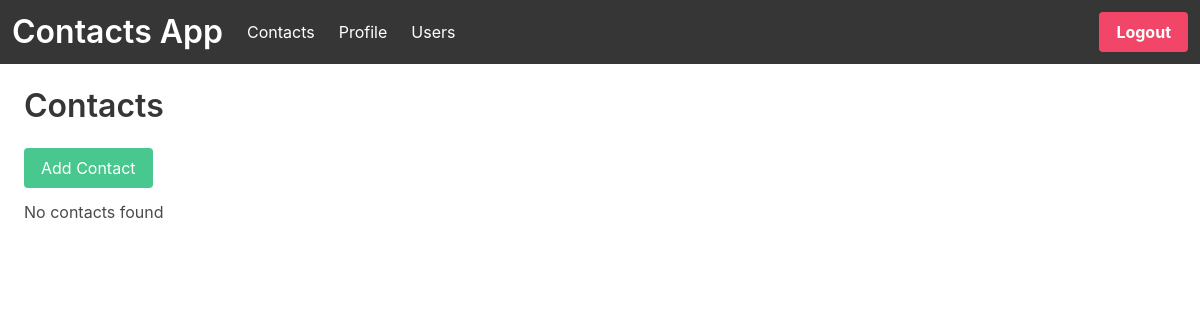
The page /contacts (signed in) on the database as committed earlier.
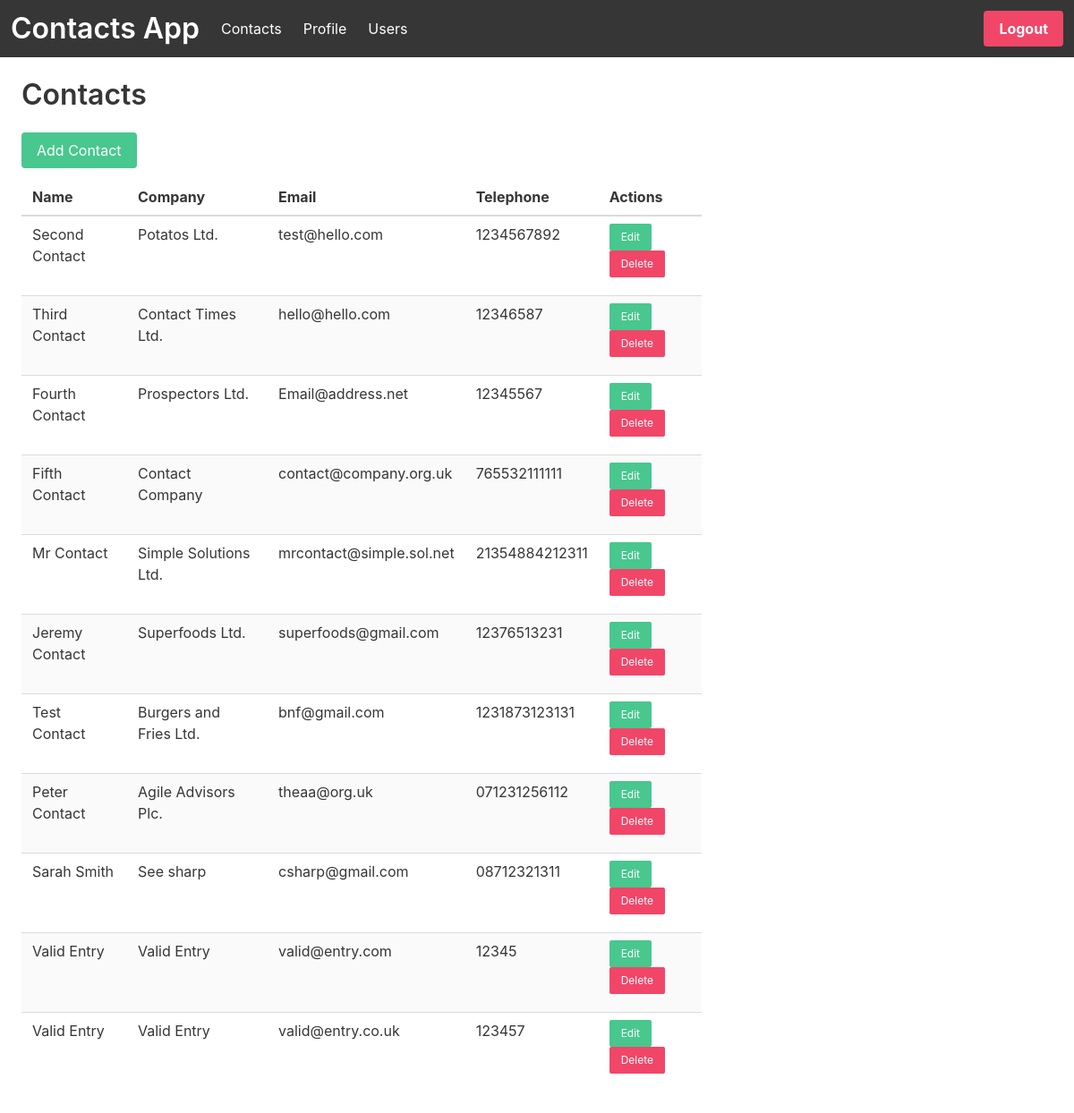
The same page on the database as committed later.
### project/models.py (models this page shows)
class Contacts(db.Model):
    id = db.Column(db.Integer, primary_key=True)
    name = db.Column(db.String(100))
    company = db.Column(db.String(100))
    phoneNumber = db.Column(db.String(100))
    email = db.Column(db.String(100))

### project/main.py (the view)
@main.route('/contacts')
@login_required
def contacts():
    contacts = Contacts.query.all()
    contactsCount = len(contacts)
    return render_template('contacts.html', isAdmin=(current_user.userType == "Admin"), contacts=contacts, contactsCount=contactsCount)

### project/__init__.py (called while the page is built)
@login_manager.user_loader
def load_user(user_id):
    return User.query.get(int(user_id))

### project/templates/contacts.html (shortened to what this page needs)
{% extends "base.html" %}
{% block content %}
<div class="column is-8">
    <h3 class="title">Contacts</h3>
    <div class="pb-3">
        <a class="button is-success" href="{{ url_for('main.addcontact') }}">Add Contact</a>
    </div>
{% if contactsCount > 0 %}
<table class="table is-striped is-hoverable">
    <thead>
    <tr>
        <th>Name</th>
        <th>Company</th>
        <th>Email</th>
        <th>Telephone</th>
        <th>Actions</th>
    </tr>
    </thead>
    <tbody>
    {% for contact in contacts %}
    <tr>
        <td>{{contact.name|truncate(50, True)}}</td>
        <td>{{contact.company|truncate(50, True)}}</td>
        <td>{{contact.email|truncate(50, True)}}</td>
        <td>{{contact.phoneNumber|truncate(50, True)}}</td>
        <td>
            <div class="pb-3">
                <a class="button is-success is-small" href="{{ url_for('main.editcontact', contact_id=contact.id) }}">Edit</a>
                {% if isAdmin %}
                <a class="button is-danger is-small" href="{{ url_for('main.deletecontact', contact_id=contact.id)}}">Delete</a>
                {% endif %}
            </div>
        </td>
    </tr>
    {% endfor %}
    </tbody>
</table>
{% else %}
<p>No contacts found</p>
{% endif %}
</div>
{% endblock %}

### project/templates/base.html (shortened to what this page needs)
<!DOCTYPE html>
<html>
<head>
    <link rel="stylesheet" href="https://cdn.jsdelivr.net/npm/bulma@0.9.4/css/bulma.min.css"/>
</head>
<body>
    <nav class="navbar is-dark" role="navigation">
        <div class="navbar-brand">
          <a href="{{ url_for('main.index') }}"><h1 class="navbar-item title has-text-white">Contacts App</h1></a>
        </div>
        <div class="navbar-menu">
            {% if current_user.is_authenticated %}
            <div class="navbar start">
                <a href="{{ url_for('main.contacts') }}" class="navbar-item has-text-white has-background-dark hideMe">
                    Contacts
                </a>
                <a href="{{ url_for('main.profile') }}" class="navbar-item has-text-white has-background-dark">
                    Profile
                </a>
                {% if current_user.userType == "Admin" %}
                <a href="{{ url_for('main.users') }}" class="navbar-item has-text-white has-background-dark hideMe">
                    Users
                </a>
                {% endif %}
            </div>
            {% endif %}
            <div class="navbar-end">
                <div class="navbar-item">
                    <div class="buttons">
                        {% if not current_user.is_authenticated %}
                        <a class="button is-primary has-text-white" href="{{ url_for('auth.signup') }}">
                        <strong>Sign up</strong>
                        </a>
                        <a class="button is-success has-text-white" href="{{ url_for('auth.login') }}">
                        <strong>Log in</strong>
                        </a>
                        {% else %}
                        <a class="button is-danger has-text-white" href="{{ url_for('auth.logout') }}">
                        <strong>Logout</strong>
                        </a>
                        {% endif %}
                    </div>
                </div>
            </div>
        </div>
    </nav>
    <div class="p-3">
        {% block content %}
        {% endblock %}
    </div>
</body>
</html>

Rows that differ between the two databases and show on the page:
added Contacts: name "Second Contact", company "Potatos Ltd.", email "test@hello.com", phoneNumber "1234567892"
added Contacts: name "Third Contact", company "Contact Times Ltd.", email "hello@hello.com", phoneNumber "12346587"
added Contacts: name "Fourth Contact", company "Prospectors Ltd.", email "Email@address.net", phoneNumber "12345567"
added Contacts: name "Fifth Contact", company "Contact Company", email "contact@company.org.uk", phoneNumber "765532111111"
added Contacts: name "Mr Contact", company "Simple Solutions Ltd.", email "mrcontact@simple.sol.net", phoneNumber "21354884212311"
added Contacts: name "Jeremy Contact", company "Superfoods Ltd.", email "superfoods@gmail.com", phoneNumber "12376513231"
added Contacts: name "Test Contact", company "Burgers and Fries Ltd.", email "bnf@gmail.com", phoneNumber "1231873123131"
added Contacts: name "Peter Contact", company "Agile Advisors Plc.", email "theaa@org.uk", phoneNumber "071231256112"
added Contacts: name "Sarah Smith", company "See sharp", email "csharp@gmail.com", phoneNumber "08712321311"
added Contacts: name "Valid Entry", company "Valid Entry", email "valid@entry.com", phoneNumber "12345"
added Contacts: name "Valid Entry", company "Valid Entry", email "valid@entry.co.uk", phoneNumber "123457"
Other text that changed with them:
text no longer shown: "No contacts found"
text now shown: "Name Company Email Telephone Actions"
